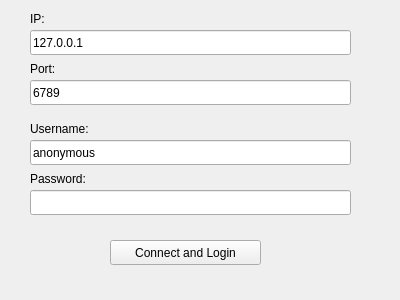
<?xml version="1.0" encoding="UTF-8"?>
<ui version="4.0">
 <class>LoginWidget</class>
 <widget class="QWidget" name="LoginWidget">
  <property name="geometry">
   <rect>
    <x>0</x>
    <y>0</y>
    <width>400</width>
    <height>300</height>
   </rect>
  </property>
  <property name="windowTitle">
   <string>Form</string>
  </property>
  <widget class="QLabel" name="IPLbl">
   <property name="geometry">
    <rect>
     <x>30</x>
     <y>10</y>
     <width>67</width>
     <height>17</height>
    </rect>
   </property>
   <property name="text">
    <string>IP:</string>
   </property>
  </widget>
  <widget class="QLineEdit" name="IPEdt">
   <property name="geometry">
    <rect>
     <x>30</x>
     <y>30</y>
     <width>321</width>
     <height>25</height>
    </rect>
   </property>
   <property name="text">
    <string>127.0.0.1</string>
   </property>
  </widget>
  <widget class="QLabel" name="PortLbl">
   <property name="geometry">
    <rect>
     <x>30</x>
     <y>60</y>
     <width>67</width>
     <height>17</height>
    </rect>
   </property>
   <property name="text">
    <string>Port:</string>
   </property>
  </widget>
  <widget class="QLineEdit" name="PortEdt">
   <property name="geometry">
    <rect>
     <x>30</x>
     <y>80</y>
     <width>321</width>
     <height>25</height>
    </rect>
   </property>
   <property name="text">
    <string>6789</string>
   </property>
  </widget>
  <widget class="QLabel" name="NameLbl">
   <property name="geometry">
    <rect>
     <x>30</x>
     <y>120</y>
     <width>73</width>
     <height>17</height>
    </rect>
   </property>
   <property name="text">
    <string>Username:</string>
   </property>
  </widget>
  <widget class="QLineEdit" name="NameEdt">
   <property name="geometry">
    <rect>
     <x>30</x>
     <y>140</y>
     <width>321</width>
     <height>25</height>
    </rect>
   </property>
   <property name="text">
    <string>anonymous</string>
   </property>
  </widget>
  <widget class="QLabel" name="PassLbl">
   <property name="geometry">
    <rect>
     <x>30</x>
     <y>170</y>
     <width>71</width>
     <height>17</height>
    </rect>
   </property>
   <property name="text">
    <string>Password:</string>
   </property>
  </widget>
  <widget class="QLineEdit" name="PassEdt">
   <property name="geometry">
    <rect>
     <x>30</x>
     <y>190</y>
     <width>321</width>
     <height>25</height>
    </rect>
   </property>
  </widget>
  <widget class="QPushButton" name="Btn">
   <property name="geometry">
    <rect>
     <x>110</x>
     <y>240</y>
     <width>151</width>
     <height>25</height>
    </rect>
   </property>
   <property name="text">
    <string>Connect and Login</string>
   </property>
  </widget>
 </widget>
 <resources/>
 <connections/>
</ui>
